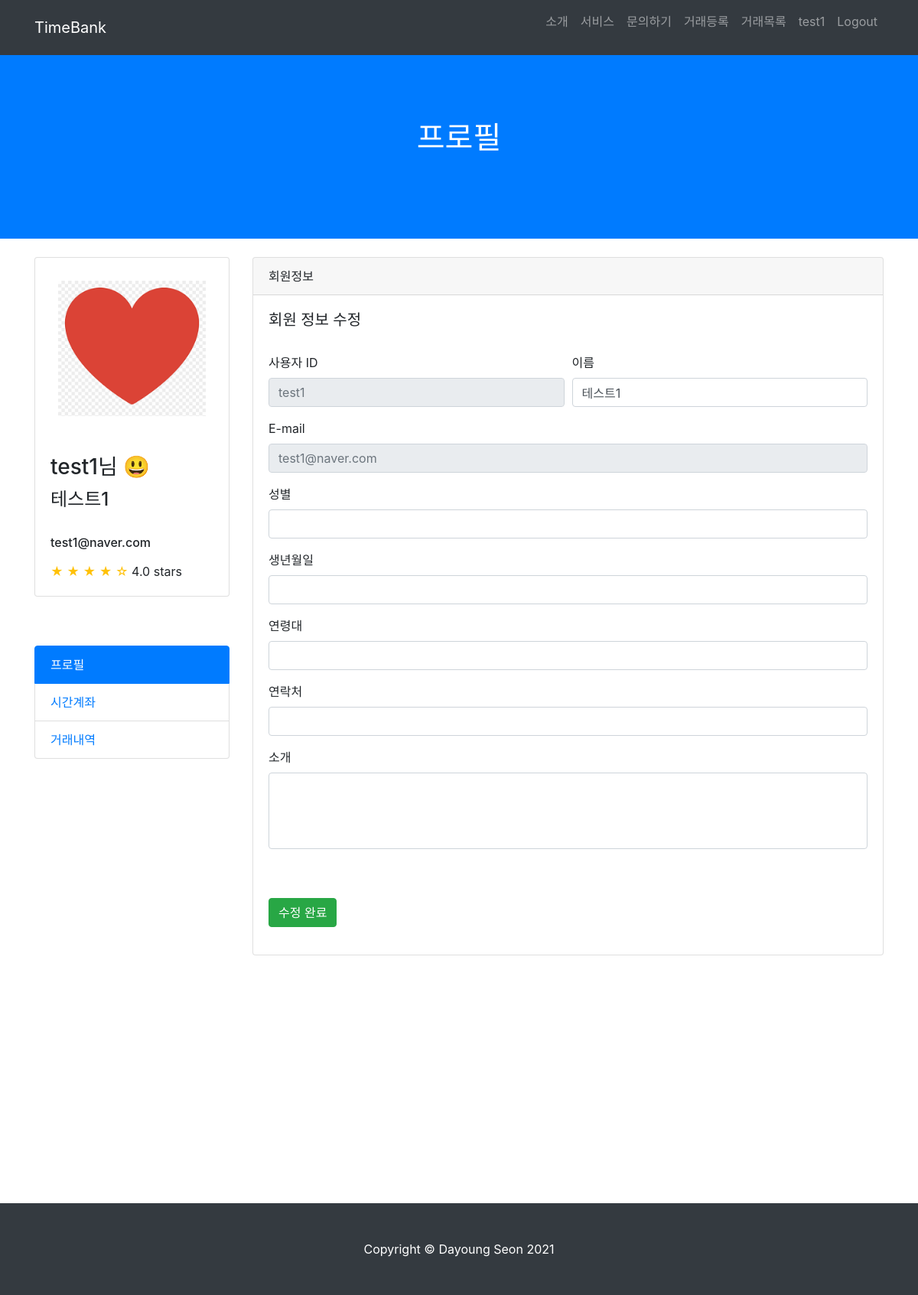
Page /account/profile_update_page/kkbo5222 (signed in) on the earlier database version.
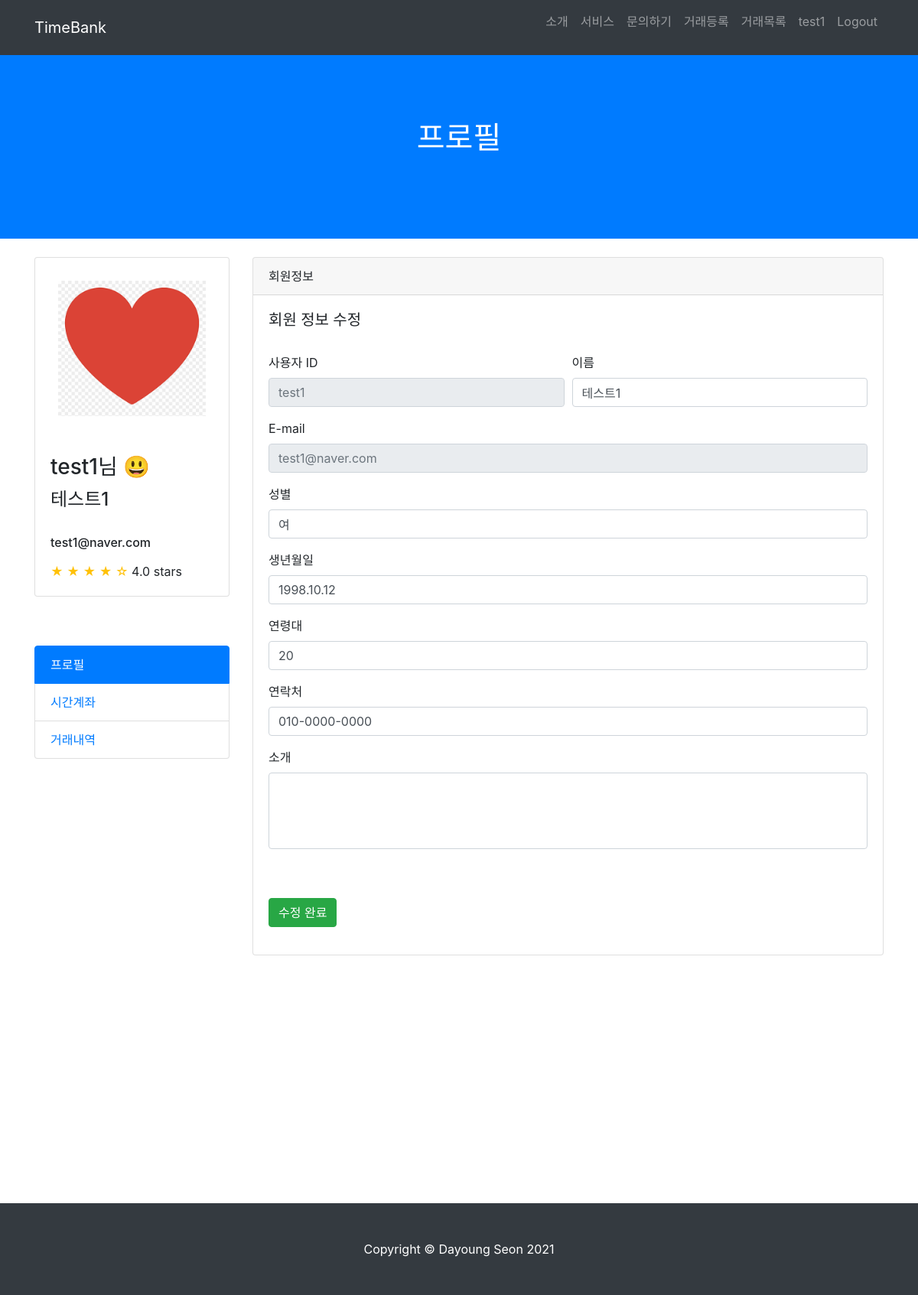
Same page on the later database version.
### TimeBank_account/models.py (models this page shows, shortened)
class User(AbstractUser):
    username = models.CharField(max_length=64, verbose_name='사용자ID', unique=True)
    email = models.EmailField(max_length=128, verbose_name='E-mail')
    name = models.CharField(max_length=64, verbose_name='이름')
    password = models.CharField(max_length=100, verbose_name='비밀번호')
    contact = models.CharField(max_length=150, verbose_name='연락처')
    birth = models.CharField(max_length=150, verbose_name='생년월일')
    user_age = models.CharField(max_length=50, verbose_name='연령대')
    gender = models.CharField(max_length=10, verbose_name='성별')
    balance = models.IntegerField(verbose_name='잔액', default=0)
    registered_dtn = models.DateField(auto_now_add=True, verbose_name='가입일자')
    image = models.ImageField(upload_to="images/", blank=True)
    about = models.TextField(verbose_name="소개말", blank=True)
    object = CustomUserManager()
    class Meta:
        db_table = 'TimeBank_user'

### TimeBank_account/views.py (the view)
# urls.py: path('profile_update_page/<str:username>', views.profile_update_page, name="profile_update_page"),
@login_required
def profile_update_page(request,username):
    user = get_object_or_404(User,username=username)
    return render(request, "profile_update.html", {"user_profile":user, 'username': username})

### TimeBank_account/templates/profile_update.html (shortened to what the changed rows need)
{% load static %}
<html lang="en">
<head>
  <link href="{% static 'vendor/bootstrap/css/bootstrap.min.css' %}" rel="stylesheet">
  <link href="{% static 'css/scrolling-nav.css' %}" rel="stylesheet">
</head>
<body id="page-top">
  <nav class="navbar navbar-expand-lg navbar-dark bg-dark fixed-top" id="mainNav">
    <div class="container">
      <div class="collapse navbar-collapse" id="navbarResponsive">
        <ul class="navbar-nav ml-auto">
          {% if user.is_authenticated %}
          <li class="nav-item">
            <a class="nav-link js-scroll-trigger" href="{% url 'profile' user.username %}">{{ user.get_username }}</a>
          </li>
          <li class="nav-item">
            <form action="{% url 'logout' %}" method="POST">
              <input type="submit" class="nav-link logout" href="{% url 'logout' %}" value="Logout" style="border: none; background: transparent;">
            </form>
          </li>
          {% endif %}
        </ul>
      </div>
    </div>
  </nav>
  <header class="bg-primary text-white">
    <div class="container text-center">
      <h1>프로필</h1>
    </div>
  </header>
 <div class="container">
  <div class="row">
    <div class="col-lg-3">
      <div class="card mt-4">
        {% if user.image %}
        <img class="card-img-top img-fluid" src="{{ user.image.url }}" alt="user" style="padding: 30px;">
        {% else %}
        <img class="card-img-top img-fluid" src="/static/img/user.png" alt="user" style="padding: 30px;">
        {% endif %}
        <div class="card-body">
          <h3 class="card-title">{{ user.get_username }}님 😃</h3>
          <h4>{{ user.name }}</h4><br>
          <h6>{{ user.email }}</h6>
          <span class="text-warning">&#9733; &#9733; &#9733; &#9733; &#9734;</span>
          4.0 stars
        </div>
      </div>
    </div>
    <div class="col-lg-9">
      <div class="card card-outline-secondary my-4">
        <div class="card-body">
          <form action="{% url 'profile_update' user.username %}" method="POST">
            <div class="form-row">
              <div class="form-group col-md-6">
                <label for="username">사용자 ID</label>
                <input class="form-control" type="text" placeholder="{{user.username}}" readonly>
              </div>
              <div class="form-group col-md-6">
                <label for="name">이름</label>
                <input type="text" class="form-control" id="name" name="name" value="{{user.name}}" placeholder="{{user.name}}">
              </div>
            </div>
            <div class="form-group">
              <label for="email">E-mail</label>
              <input class="form-control" type="text" placeholder="{{user.email}}" readonly>
            </div>
            <div class="form-group">
              <label for="gender">성별</label>
              <input type="text" class="form-control" id="gender" name="gender" value="{{user.gender}}"placeholder="{{user.gender}}">
            </div>
            <div class="form-group">
                <label for="birth">생년월일</label>
                <input type="text" class="form-control" id="birth" name="birth" value="{{user.birth}}" placeholder="{{user.birth}}">
              </div>
              <div class="form-group">
                <label for="user_age">연령대</label>
                <input type="text" class="form-control" id="user_age" name="user_age" value="{{user.user_age}}" placeholder="{{user.user_age}}">
              </div>
            <div class="form-group">
              <label for="contact">연락처</label>
              <input type="text" class="form-control" id="contact" name="contact" value="{{user.contact}}" placeholder="{{user.contact}}">
            </div>
          </form>
      </div>
    </div>
  </div>
</div>
</div>
</body>

Differences in the rows shown:
changed User "test1": gender (not shown) → "여"; birth (not shown) → "1998.10.12"; user_age (not shown) → "20"; contact (not shown) → "010-0000-0000"
